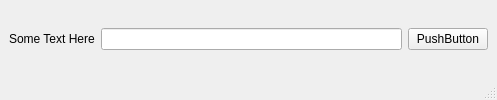
<?xml version="1.0" encoding="UTF-8"?>
<ui version="4.0">
 <class>MainWindow</class>
 <widget class="QMainWindow" name="MainWindow">
  <property name="geometry">
   <rect>
    <x>0</x>
    <y>0</y>
    <width>497</width>
    <height>100</height>
   </rect>
  </property>
  <property name="windowTitle">
   <string>MainWindow</string>
  </property>
  <widget class="QWidget" name="centralwidget">
   <layout class="QHBoxLayout" name="horizontalLayout">
    <item>
     <widget class="QLabel" name="label">
      <property name="text">
       <string>Some Text Here</string>
      </property>
     </widget>
    </item>
    <item>
     <widget class="QLineEdit" name="lineEdit"/>
    </item>
    <item>
     <widget class="QPushButton" name="pushButton">
      <property name="text">
       <string>PushButton</string>
      </property>
     </widget>
    </item>
   </layout>
  </widget>
  <widget class="QMenuBar" name="menubar">
   <property name="geometry">
    <rect>
     <x>0</x>
     <y>0</y>
     <width>497</width>
     <height>33</height>
    </rect>
   </property>
  </widget>
  <widget class="QStatusBar" name="statusbar"/>
 </widget>
 <resources/>
 <connections/>
</ui>
